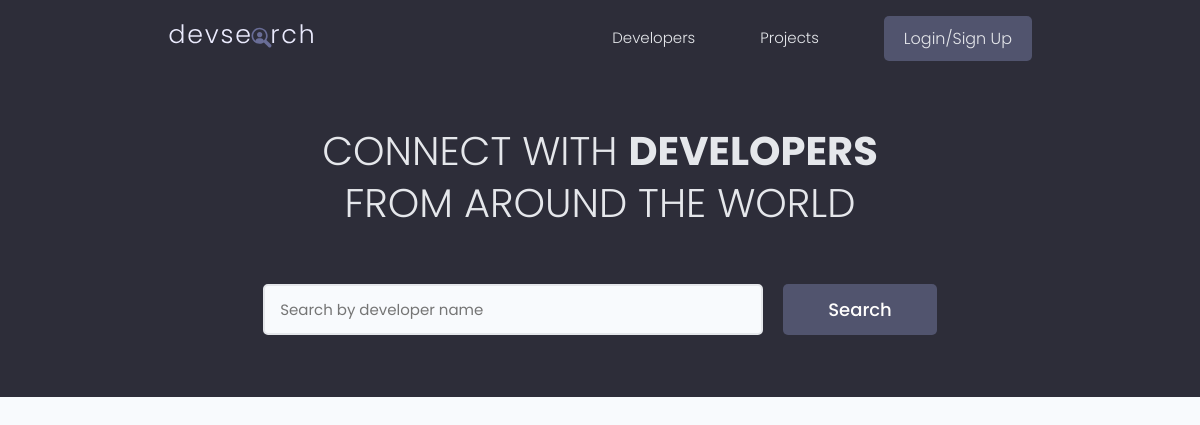
The app's page /, older data.
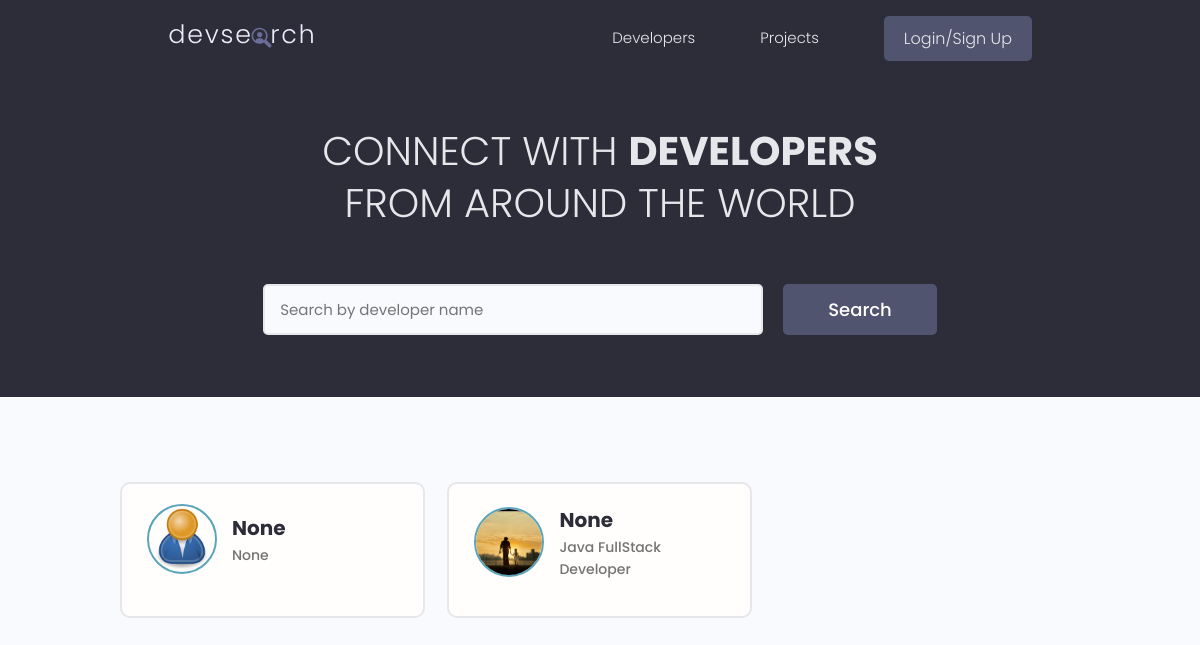
The same page, newer data.
### users/models.py (models this page shows, shortened)
class Profile(models.Model):
    user = models.OneToOneField(
        User, on_delete=models.CASCADE, null=True, blank=True)
    name = models.CharField(max_length=200, blank=True, null=True)
    email = models.EmailField(max_length=500, blank=True, null=True)
    username = models.CharField(max_length=200, blank=True, null=True)
    location = models.CharField(max_length=200, blank=True, null=True, default="Earth")
    short_intro = models.CharField(max_length=200, blank=True, null=True, default="This is a default bio. User has not added a bio yet.")
    bio = models.TextField(blank=True, null=True)
    profile_image = models.ImageField(
        null=True, blank=True, upload_to='profiles/', default="profiles/user-default.png")
    social_github = models.CharField(max_length=200, blank=True, null=True)
    social_twitter = models.CharField(max_length=200, blank=True, null=True)
    social_linkedin = models.CharField(max_length=200, blank=True, null=True)
    social_youtube = models.CharField(max_length=200, blank=True, null=True)
    social_website = models.CharField(max_length=200, blank=True, null=True)
    created = models.DateTimeField(auto_now_add=True)
    id = models.UUIDField(default=uuid.uuid4, unique=True,
                          primary_key=True, editable=False)

### users/views.py (the view)
# urls.py: path('', views.profiles, name='profiles'),
def profiles(request):
    profiles = Profile.objects.all()
    context = {'profiles': profiles}
    return render(request, 'users/profiles.html', context)

### users/templates/users/profiles.html (shortened to what this page needs)
{% extends 'main.html' %}
{% block content %}
<main class="home">
    <section class="hero-section text-center">
        <div class="container container--narrow">
            <div class="hero-section__box">
                <h2>CONNECT WITH <span>DEVELOPERS</span></h2>
                <h2>FROM AROUND THE WORLD</h2>
            </div>
            <div class="hero-section__search">
                <form id="searchForm" class="form" action="{% url 'profiles' %}" method="get">
                    <div class="form__field">
                        <input class="input input--text" id="formInput#search" type="text" name="search_query"
                            value="{{search_query}}" placeholder="Search by developer name" />
                    </div>
                    <input class="btn btn--sub btn--lg" type="submit" value="Search" />
                </form>
            </div>
        </div>
    </section>
    <section class="devlist">
        <div class="container">
            <div class="grid grid--three">
                {% for profile in profiles %}
                <div class="column card">
                    <div class="dev">
                        <a href="{% url 'user-profile' profile.id %}" class="card__body">
                            <div class="dev__profile">
                                <img class="avatar avatar--md" src="{{ profile.profile_image.url }}" alt="image" />
                                <div class="dev__meta">
                                    <h3>{{profile.name}}</h3>
                                    <h5>{{profile.short_intro|slice:"60"}}</h5>
                                </div>
                            </div>
                        </a>
                    </div>
                </div>
                {% endfor %}
            </div>
        </div>
    </section>
</main>
{% endblock content %}

### templates/main.html (shortened to what this page needs)
<!DOCTYPE html>
{% load static %}
<html>
<head>
    <link rel="stylesheet" href="https://cdn.iconmonstr.com/1.3.0/css/iconmonstr-iconic-font.min.css" />
    <link rel="stylesheet" href="{% static 'uikit/styles/uikit.css' %}" />
    <link rel="stylesheet" href="{% static 'styles/app.css' %}" />
</head>
<body>
    {% include 'navbar.html' %}
    {% block content %}
    {% endblock content %}
</body>
</html>

### templates/navbar.html (shortened to what this page needs)
{% load static %}
<header class="header">
    <div class="container container--narrow">
        <a href="{% url 'profiles' %}" class="header__logo">
            <img src="{% static 'images/logo.svg' %} " alt="DevSearch Logo" />
        </a>
        <nav class="header__nav">
            <ul class="header__menu">
                <li class="header__menuItem"><a href="{% url 'profiles' %}">Developers</a></li>
                <li class="header__menuItem"><a href="{% url 'projects' %}">Projects</a></li>
                {% if request.user.is_authenticated %}
                {% comment %} <li class="header__menuItem"><a href="{% url 'inbox' %}">Inbox</a></li> {% endcomment %}
                <li class="header__menuItem"><a href="{% url 'account' %}">Account</a></li>
                 <li class="header__menuItem"><a href="{% url 'logout' %}" class="btn btn--sub">Logout</a></li>
                {% else %}
                <li class="header__menuItem"><a href="{% url 'login' %}" class="btn btn--sub">Login/Sign Up</a></li>
                {% endif %}
            </ul>
        </nav>
    </div>
</header>

### projects/static/styles/app.css (style rules this page uses)
:root { --color-sub: #2d2d39; }
.btn--sub { background-color: var(--color-sub-light); }
.card { border: 2px solid var(--color-light); }
img { width: 100%; }
.header { position: sticky; z-index: 111; background-color: var(--color-sub); padding: 1.5rem 0; }
.header > .container { display: flex; justify-content: space-between; align-items: center; }
.header__logo > img { height: 3.8rem; }
.header__nav > ul { display: inline-flex; align-items: center; list-style: none; gap: 6.5rem; }
.header__menuItem > a { color: var(--color-light); font-weight: 300; }
.hero-section { height: 40vh; display: flex; align-items: center; background-color: var(--color-sub); }
.hero-section__box { margin-bottom: 4rem; }
.hero-section__box > h2, .hero-section__box > h2 > span { font-size: 4rem; color: var(--color-light); line-height: 1.3; text-transform: uppercase; }
.hero-section__box > h2 { font-weight: 300; }
.hero-section__box > h2 > span { font-weight: 700; }
.hero-section__search > .form { display: flex; align-items: center; justify-content: center; gap: 2rem; }
.hero-section__search > .form input.input--text { width: 50rem; }
.devlist { margin-top: 8rem; }
.devlist .grid { align-items: stretch; }
.devlist .dev .dev__profile { display: flex; align-items: center; gap: 1.5rem; }
.devlist .dev .dev__meta h3 { color: var(--color-sub); font-size: 2rem; font-weight: 700; }
.devlist .dev .dev__meta h5 { color: var(--color-text); font-size: 1.4rem; font-weight: 500; }

### projects/static/uikit/styles/modules/_variables.css (style rules this page uses)
:root { --color-main: #5aa5b9; --color-main-light: #e6faff; --color-sub: #3f4156; --color-sub-light: #51546e; --color-sub-lighter: #ededfd; --color-text: #737373; --color-gray: #8b8b8b; --color-light: #e5e7eb; --color-light-gray: #767676; --color-bg: #f8fafd; --color-white: #fffefd; --color-white-light: #f3f3f3; --color-success: #359e64; --color-success-bg: #def8e8; --color-error: #fc4b0b; --color-error-bg: #fff2ee; --font-base: 'Poppins', arial, helvetica, 'Segoe UI', roboto, ubuntu, sans-serif; --font-monospace: 'Fira Code', 'Courier New', courier, monospace; --font-regular: 300; --font-medium: 500; --font-bold: 700; --generic-shadow: 1px 1px 5px #00000010; --generic-transition: all 0.3s ease-in-out; }

### projects/static/uikit/styles/modules/_base.css (style rules this page uses)
* { margin: 0; padding: 0; box-sizing: border-box; text-rendering: optimizeLegibility; color: inherit; font-size: inherit; }
html { font-size: 50%; }
@media only screen and (min-width: 480px) { html { font-size: 56.25%; } }
@media only screen and (min-width: 1200px) { html { font-size: 62.5%; } }
body { line-height: 1.6; font-weight: 400; font-size: 1.5rem; color: var(--color-text); background-color: var(--color-bg); min-height: 100vh; }

### projects/static/uikit/styles/modules/_typography.css (style rules this page uses)
* { font-family: var(--font-base); }
h2 { font-size: 3.6rem; font-weight: var(--font-bold); }
h3 { font-size: 3.2rem; font-weight: var(--font-medium); }
h5 { font-size: 2.4rem; font-weight: var(--font-medium); }
h5, h6 { font-weight: var(--font-regular); }
p, span, strong { font-size: 1.6rem; color: var(--color-text); font-weight: var(--font-regular); }
a { padding-bottom: 2px; text-decoration: none; display: inline-block; color: var(--color-main); font-weight: var(--font-medium); }

### projects/static/uikit/styles/modules/_utilities.css (style rules this page uses)
.container { width: 92%; max-width: 165rem; margin: 0 auto; box-sizing: border-box; }
.container--narrow { width: 92%; max-width: 120rem; }
@media screen and (min-width: 1000px) { .container { width: 90%; } }
@media screen and (min-width: 1000px) { .container--narrow { width: 85%; } }
@media screen and (min-width: 1200px) { .container { width: 80%; } }
@media screen and (min-width: 1200px) { .container--narrow { width: 72%; } }
.text-center { text-align: center; }

### projects/static/uikit/styles/modules/_avatar.css (style rules this page uses)
.avatar { border-radius: 50%; border: 2px solid var(--color-main); object-fit: cover; }
.avatar--md { height: 7rem; width: 7rem; }

### projects/static/uikit/styles/modules/_button.css (style rules this page uses)
.btn { display: inline-block; position: relative; cursor: pointer; background-color: var(--color-light); font-weight: var(--font-medium); color: var(--color-sub); text-decoration: none; padding: 1rem 2rem; border-radius: 0.5rem; border: none; width: -webkit-fit-content; width: -moz-fit-content; width: fit-content; height: -webkit-fit-content; height: -moz-fit-content; height: fit-content; font-size: 1.6rem; outline-width: 0; outline-color: transparent; -webkit-backface-visibility: hidden; backface-visibility: hidden; transition: all 0.3s ease-in-out; }
.btn--sub { background-color: var(--color-sub); color: var(--color-white); }
.btn--lg { font-size: 1.8rem; padding: 1.2rem 4.5rem; }

Row changes from the older to the newer data that the page shows:
added Profile: profile_image (placeholder picture), name "None", short_intro "None"
added Profile: profile_image (picture), name "None", short_intro "Java FullStack Developer"
